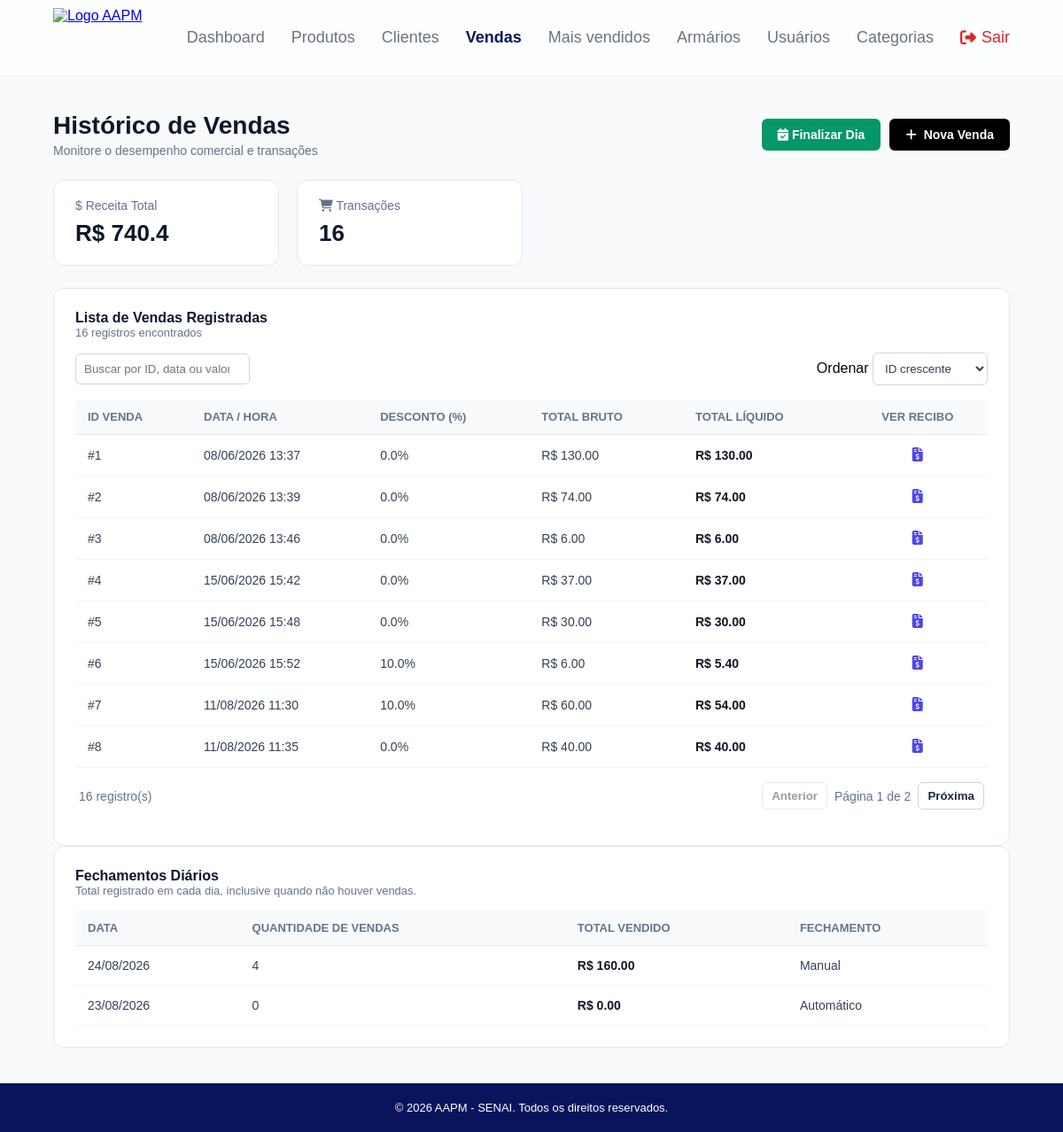
/pdv/historico (signed in), run on an earlier commit of the app's database.
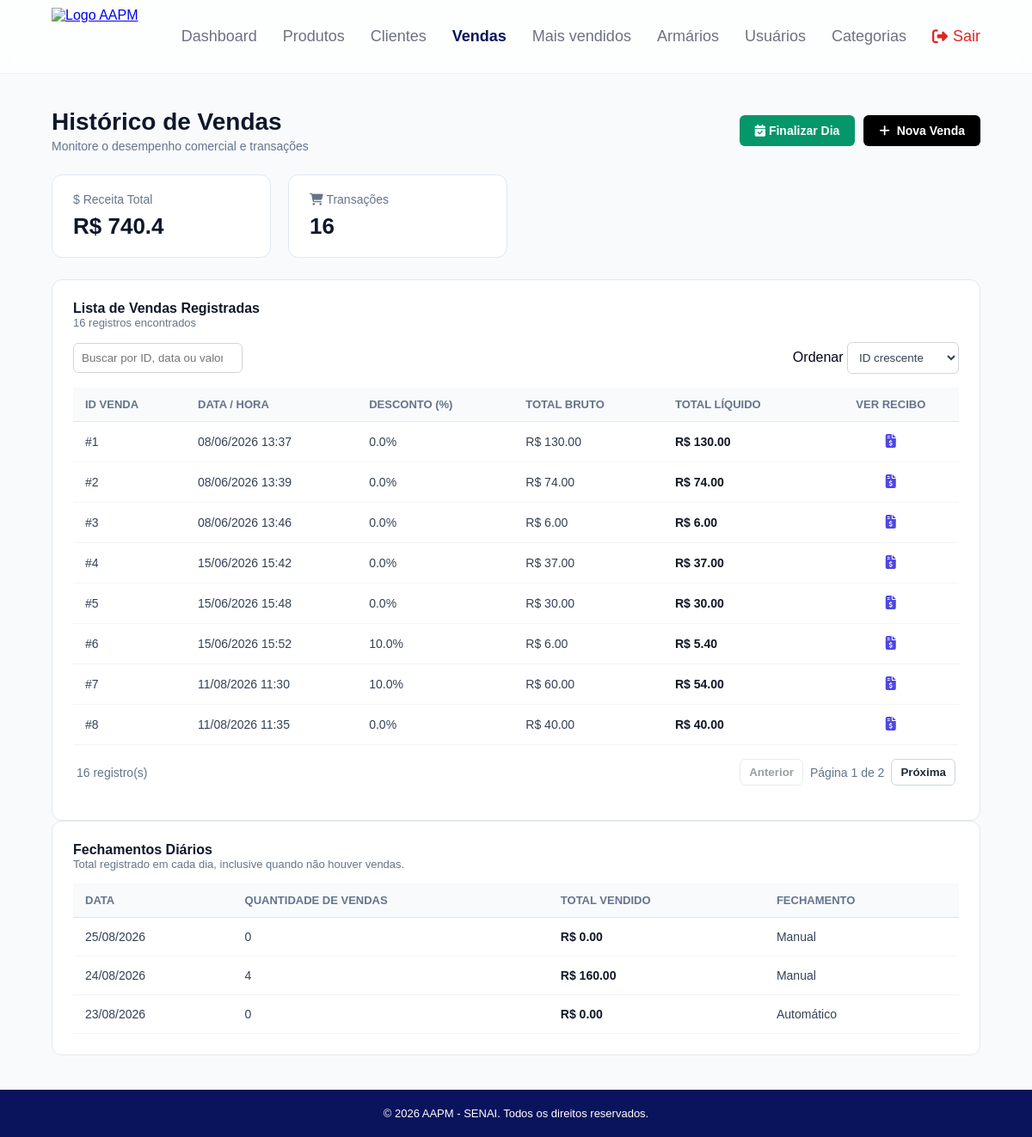
And on a later commit of the database.
### app/models/venda.py (models this page shows, shortened)
class Venda(Base):
    __tablename__ = "vendas"
    id         = Column(Integer, primary_key=True, index=True)
    cliente_id = Column(
        Integer,
        ForeignKey("clientes.id", ondelete="SET NULL"),
        nullable=True
    )
    usuario_id = Column(
        Integer,
        ForeignKey("usuarios.id", ondelete="SET NULL"),
        nullable=True
    )
    desconto_percentual = Column(Float, nullable=False, default=0.0)
    total_bruto  = Column(Float, nullable=False, default=0.0)
    total_liquido = Column(Float, nullable=False, default=0.0)
    observacao = Column(String(255), nullable=True)
    criado_em = Column(DateTime, server_default=func.now())
    cliente = relationship("Cliente", back_populates="vendas")
    usuario = relationship("Usuario", backref="vendas")
    itens   = relationship(
        "ItemVenda",
        back_populates="venda",
        cascade="all, delete-orphan"  # deleta itens se a venda for deletada
    )

class FechamentoDiario(Base):
    __tablename__ = "fechamentos_diarios"
    id = Column(Integer, primary_key=True, index=True)
    data = Column(Date, nullable=False, unique=True, index=True)
    total_vendido = Column(Float, nullable=False, default=0.0)
    quantidade_vendas = Column(Integer, nullable=False, default=0)
    fechado_em = Column(DateTime, nullable=False, server_default=func.now())
    fechado_automaticamente = Column(Boolean, nullable=False, default=False)

### app/controllers/pdv_controller.py (the view)
@router.get("/historico")
def historico_vendas(
    request: Request,
    db: Session = Depends(get_db),
    usuario = Depends(get_usuario_logado)
):
    vendas = (
        db.query(Venda)
        .order_by(Venda.criado_em.desc())
        .limit(100)
        .all()
    )
    produtos = (
        db.query(Produto)
        .filter(Produto.ativo == True)
        .order_by(Produto.nome)
        .all()
    )
    clientes = (
        db.query(Cliente)
        .filter(Cliente.ativo == True)
        .order_by(Cliente.nome)
        .all()
    )
    fechamentos = (
        db.query(FechamentoDiario)
        .order_by(FechamentoDiario.data.desc())
        .limit(100)
        .all()
    )
    tamanhos = ordenar_tamanhos(db.query(Tamanho).filter(Tamanho.ativo == True).all())
    return templates.TemplateResponse(
        request,
        "pdv/historico.html",
        {
            "request": request,
            "usuario": usuario,
            "vendas": vendas,
            "produtos": produtos,
            "clientes": clientes,
            "fechamentos": fechamentos,
            "tamanhos": tamanhos,
            "desconto_associado": DESCONTO_ASSOCIADO,
        }
    )

### app/templates/pdv/historico.html (shortened to what this page needs)
<!DOCTYPE html>
<html lang="pt-br">
<head>
    <link rel="stylesheet" href="{{ url_for('static', path='css/vendas.css') }}">
    <link rel="stylesheet" href="/static/css/listagem.css">
    <link rel="stylesheet" href="https://cdnjs.cloudflare.com/ajax/libs/font-awesome/6.5.2/css/all.min.css">
</head>
<body>
    {% include "partials/navbar.html" %}
    <div class="vendas-container-main">
        <div class="header-vendas">
            <div>
                <h1>Histórico de Vendas</h1>
                <p>Monitore o desempenho comercial e transações</p>
            </div>
            <div class="acoes-historico">
                <form action="/pdv/finalizar-dia" method="POST" id="form-finalizar-dia">
                    <button class="btn-finalizar-dia" type="submit" id="btn-finalizar-dia">
                        <i class="fa-solid fa-calendar-check"></i> Finalizar Dia
                    </button>
                </form>
                <button class="btn-nova-venda" onclick="document.getElementById('modal-pdv').style.display='flex'">
                    <i class="fa-solid fa-plus"></i> Nova Venda
                </button>
            </div>
        </div>
        <div class="indicadores-grid">
            <div class="card-indicador">
                <div class="card-header-ind">
                    <span>$ Receita Total</span>
                </div>
                <h2>R$ {{ vendas | map(attribute='total_liquido') | sum | round(2) }}</h2>
            </div>
            <div class="card-indicador">
                <div class="card-header-ind">
                    <span><i class="fa-solid fa-cart-shopping"></i> Transações</span>
                </div>
                <h2>{{ vendas | length }}</h2>
            </div>
        </div>
        <div class="card-historico">
            <h3>Lista de Vendas Registradas</h3>
            <p class="sub-contador">{{ vendas | length }} registros encontrados</p>
            <div class="listagem-acoes"><input id="busca-vendas" class="listagem-ordem" type="search" placeholder="Buscar por ID, data ou valor"><label>Ordenar <select id="ordem-vendas" class="listagem-ordem"><option value="asc">ID crescente</option><option value="desc">ID decrescente</option></select></label></div>
            <div class="tabela-container">
                <table class="tabela-vendas" data-listagem data-busca="#busca-vendas" data-ordem="#ordem-vendas" data-por-pagina="8">
                    <thead>
                        <tr>
                            <th>ID VENDA</th>
                            <th>DATA / HORA</th>
                            <th>DESCONTO (%)</th>
                            <th>TOTAL BRUTO</th>
                            <th>TOTAL LÍQUIDO</th>
                            <th style="text-align: center;">VER RECIBO</th>
                        </tr>
                    </thead>
                    <tbody id="corpo-historico-vendas">
                        {% for venda in vendas %}
                        <tr class="linha-venda-tabela" data-id="{{ venda.id }}">
                            <td>#{{ venda.id }}</td>
                            <td>{{ venda.criado_em.strftime('%d/%m/%Y %H:%M') }}</td>
                            <td>{{ venda.desconto_percentual }}%</td>
                            <td>R$ {{ "%.2f"|format(venda.total_bruto) }}</td>
                            <td style="font-weight: bold; color: #111827;">R$ {{ "%.2f"|format(venda.total_liquido) }}</td>
                            <td style="text-align: center;">
                                <a href="/pdv/venda/{{ venda.id }}" style="color: #4f46e5; font-size: 16px;">
                                    <i class="fa-solid fa-file-invoice-dollar"></i>
                                </a>
                            </td>
                        </tr>
                        {% endfor %}
                    </tbody>
                </table>
            </div>
        </div>
        <div class="card-historico">
            <h3>Fechamentos Diários</h3>
            <p class="sub-contador">Total registrado em cada dia, inclusive quando não houver vendas.</p>
            <div class="tabela-container">
                <table class="tabela-vendas">
                    <thead>
                        <tr>
                            <th>DATA</th>
                            <th>QUANTIDADE DE VENDAS</th>
                            <th>TOTAL VENDIDO</th>
                            <th>FECHAMENTO</th>
                        </tr>
                    </thead>
                    <tbody>
                        {% for fechamento in fechamentos %}
                        <tr>
                            <td>{{ fechamento.data.strftime('%d/%m/%Y') }}</td>
                            <td>{{ fechamento.quantidade_vendas }}</td>
                            <td style="font-weight: bold; color: #111827;">R$ {{ "%.2f"|format(fechamento.total_vendido) }}</td>
                            <td>{{ 'Automático' if fechamento.fechado_automaticamente else 'Manual' }}</td>
                        </tr>
                        {% else %}
                        <tr>
                            <td colspan="4" style="text-align: center; color: #94a3b8; padding: 30px;">Nenhum dia foi finalizado ainda.</td>
                        </tr>
                        {% endfor %}
                    </tbody>
                </table>
            </div>
        </div>
    </div>
    <footer class="main-footer">
        <div class="footer-content">
            <p>&copy; 2026 AAPM - SENAI. Todos os direitos reservados.</p>
        </div>
    </footer>
</body>
</html>

### app/templates/partials/navbar.html (shortened to what this page needs)
{% set caminho = request.url.path if request is defined else '' %}
<link rel="stylesheet" href="/static/css/base.css?v=1">
<link rel="stylesheet" href="/static/css/feedback.css?v=1">
<header>
    <nav class="navbar">
        <div class="logo"><a href="/"><img src="/static/img/logo.png" alt="Logo AAPM"></a></div>
        <ul class="menu">
            <li><a href="/" class="{{ 'active' if caminho == '/' else '' }}">Dashboard</a></li>
            <li><a href="/produtos" class="{{ 'active' if caminho.startswith('/produtos') else '' }}">Produtos</a></li>
            {% if usuario.role == 'admin' %}
            <li><a href="/clientes" class="{{ 'active' if caminho.startswith('/clientes') else '' }}">Clientes</a></li>
            {% endif %}
            <li><a href="/pdv/historico" class="{{ 'active' if caminho.startswith('/pdv') else '' }}">Vendas</a></li>
            <li><a href="/mais_vendidos" class="{{ 'active' if caminho == '/mais_vendidos' else '' }}">Mais vendidos</a></li>
            {% if usuario.role == 'admin' %}
            <li><a href="/armarios" class="{{ 'active' if caminho.startswith('/armarios') else '' }}">Armários</a></li>
            <li><a href="/usuarios" class="{{ 'active' if caminho.startswith('/usuarios') else '' }}">Usuários</a></li>
            <li><a href="/categorias" class="{{ 'active' if caminho.startswith('/categorias') else '' }}">Categorias</a></li>
            {% endif %}
            <li><a href="/auth/logout" class="btn-sair"><i class="fa-solid fa-right-from-bracket"></i> Sair</a></li>
        </ul>
    </nav>
</header>

### app/static/css/vendas.css (style rules this page uses)
* { margin: 0; padding: 0; box-sizing: border-box; }
body { font-family: -apple-system, BlinkMacSystemFont, "Segoe UI", Roboto, Helvetica, Arial, sans-serif; min-height: 100vh; display: flex; flex-direction: column; background-color: #f8fafc; }
.navbar { width: 100%; height: 80px; background-color: rgba(255, 255, 255, 0.7); backdrop-filter: blur(10px); -webkit-backdrop-filter: blur(10px); display: flex; justify-content: space-between; align-items: center; padding: 0 60px; position: relative; z-index: 10; border-bottom: 1px solid rgba(0, 0, 0, 0.05); }
.logo img { height: 65px; width: auto; }
.menu { display: flex; gap: 35px; list-style: none; }
.menu a { text-decoration: none; color: #6b7280; font-size: 18px; transition: color 0.3s; }
.menu a:hover, .menu a.active { color: #09145c; font-weight: bold; }
.menu a.btn-sair { color: #dc2626; display: flex; align-items: center; gap: 6px; }
.vendas-container-main { flex: 1; padding: 40px 60px; width: 100%; max-width: 1400px; margin: 0 auto; }
.header-vendas { display: flex; justify-content: space-between; align-items: center; margin-bottom: 25px; }
.header-vendas h1 { font-size: 28px; color: #0f172a; font-weight: 700; }
.header-vendas p { color: #64748b; font-size: 14px; margin-top: 4px; }
.btn-nova-venda { padding: 10px 18px; background-color: #000000; color: white; border: none; border-radius: 6px; font-weight: 600; font-size: 14px; cursor: pointer; display: flex; align-items: center; gap: 8px; transition: background 0.2s; }
.acoes-historico { display: flex; gap: 10px; }
.btn-finalizar-dia { padding: 10px 18px; background-color: #059669; color: white; border: none; border-radius: 6px; font-weight: 600; font-size: 14px; cursor: pointer; }
.indicadores-grid { display: grid; grid-template-columns: repeat(4, 1fr); gap: 20px; margin-bottom: 25px; }
.card-indicador { background: white; padding: 20px 24px; border-radius: 12px; border: 1px solid #e2e8f0; }
.card-header-ind { color: #64748b; font-size: 14px; margin-bottom: 8px; font-weight: 500; }
.card-indicador h2 { font-size: 26px; color: #0f172a; font-weight: 700; }
.card-historico { background: white; padding: 24px; border-radius: 12px; border: 1px solid #e2e8f0; }
.card-historico h3 { font-size: 16px; color: #0f172a; font-weight: 700; }
.sub-contador { font-size: 13px; color: #64748b; margin-bottom: 15px; }
.tabela-container { width: 100%; overflow-x: auto; }
.tabela-vendas { width: 100%; border-collapse: collapse; text-align: left; }
.tabela-vendas th { padding: 12px 14px; color: #64748b; font-size: 13px; font-weight: 600; border-bottom: 1px solid #e2e8f0; background: #f8fafc; }
.tabela-vendas td { padding: 14px; border-bottom: 1px solid #f1f5f9; color: #334155; font-size: 14px; }
.main-footer { width: 100%; background-color: #09145c; padding: 20px; text-align: center; color: white; font-size: 13px; margin-top: auto; }

### app/static/css/listagem.css (style rules this page uses)
.listagem-acoes { display:flex;align-items:center;justify-content:space-between;gap:12px;flex-wrap:wrap;margin:0 0 16px }
.listagem-ordem { border:1px solid #d1d5db;border-radius:6px;padding:9px;background:#fff;color:#334155 }

### app/static/css/base.css (style rules this page uses)
* { box-sizing: border-box; }
body { min-height: 100vh; margin: 0; display: flex; flex-direction: column; font-family: Arial, sans-serif; background: #f8fafc; color: #020617; }
.navbar { width: 100%; min-height: 86px; background: rgba(255,255,255,.7); backdrop-filter: blur(10px); -webkit-backdrop-filter: blur(10px); display: flex; justify-content: space-between; align-items: center; padding: 0 60px; border-bottom: 1px solid rgba(0,0,0,.05); position: relative; z-index: 10; }
.logo img { height: 68px; width: auto; display: block; }
.menu { list-style: none; display: flex; align-items: center; flex-wrap: wrap; gap: 30px; margin: 0; padding: 0; }
.menu a { color: #6b7280; text-decoration: none; font-size: 18px; transition: .2s; }
.menu a:hover, .menu a.active { color: #09145c; font-weight: 700; }
.menu .btn-sair { color: #dc2626; display: inline-flex; gap: 6px; align-items: center; }
.main-footer { margin-top: auto; background: #09145c; color: #fff; text-align: center; padding: 20px; font-size: 13px; }
.main-footer p { margin: 0; }

What changed in the data, as far as the page shows it:
added FechamentoDiario: data "25/08/2026", quantidade_vendas "0", total_vendido "0.00", fechado_automaticamente "Manual"
